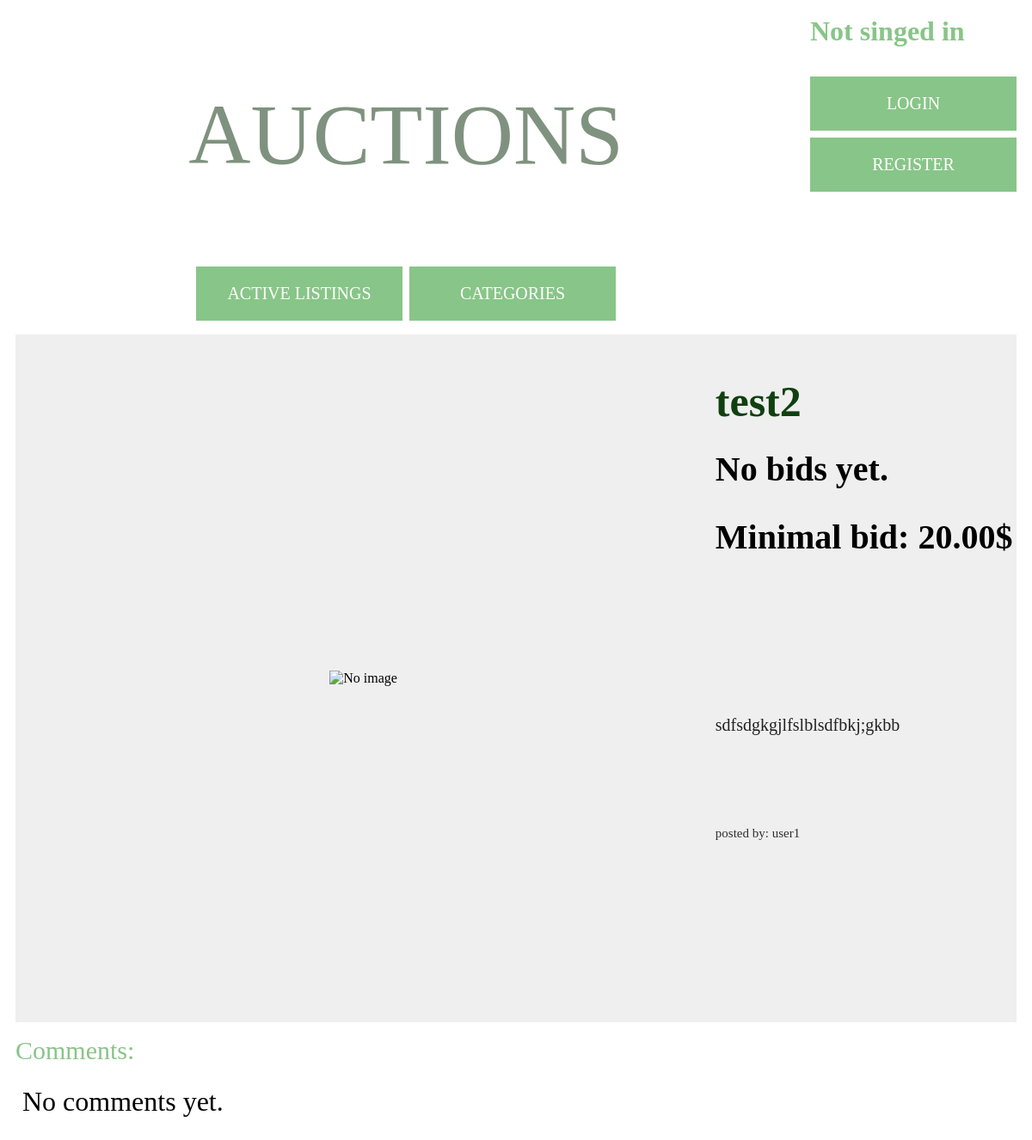
Screenshot of /listing/7 with the database file from the repository.
### auctions/models.py (models this page shows, shortened)
class Listing(models.Model):
    category = models.ForeignKey(Category, on_delete=models.CASCADE, related_name="listings", blank=True, null=True)
    owner = models.ForeignKey(User, on_delete=models.CASCADE, related_name="listings")
    watchers = models.ManyToManyField(User, blank=True, null=True, related_name="watchlist")
    starting_bid = models.DecimalField(max_digits=20, decimal_places=2)
    latest_bid = models.DecimalField(max_digits=20, decimal_places=2, blank=True, null=True)
    title = models.CharField(max_length=64)
    description = models.CharField(max_length=1024)
    image_url = models.CharField(max_length=1024, blank=True, null=True)
    active = models.BooleanField(default=True)
    buyer = models.ForeignKey(User, blank=True, on_delete=models.CASCADE, null=True)

class User(AbstractUser):
    pass

### auctions/views.py (the view, shortened to what this page needs)
# urls.py: path("listing/<int:id>", views.listing, name="listing"),
def listing(request, id):
    listing = Listing.objects.get(id=id)
    context = {
                    "comments" : listing.comments.all().order_by("-date"),
                    "comment_form" : CommentForm(),
                    "listing": listing,
                }
    context.update({
        "bid_form": BidForm()
    })
    return render(request, "auctions/listing.html", context)

### auctions/templates/auctions/listing.html (shortened to what this page needs)
{% extends "auctions/layout.html" %}
{% block body %}
        <div class="listing-page-listing">
            <div class="listing-page-listing-img-div">
                <img class="listing-page-listing-img" src="{{ listing.image_url }}" alt="No image">
            </div>
            <div class="listing-page-listing-content">
                <div class="listing-page-listing-title">{{ listing.title }}</div>
                {% if listing.active %}
                        {% if listing.latest_bid %}
                            <div class="listing-page-listing-price">
                                Latest bid: {{ listing.latest_bid }}$
                            </div>
                            <div></div>
                        {% else %}
                            <div class="listing-page-listing-price">
                                No bids yet.
                            </div>
                            <div class="listing-page-listing-price">
                                Minimal bid: {{ listing.starting_bid }}$
                            </div>
                        {% endif %}
                {% endif %}
                <div class="listing-page-listing-description">{{ listing.description }}</div>
                <div class="listing-page-listing-meta">posted by: {{ listing.owner }}</div>
            </div>
        </div>
        <div class="listing-page-comments-label">Comments:</div>
        {% for comment in comments %}
            <div class="listing-page-comment-container">
                <div class="listing-page-comment">
                    <div class="listing-page-comment-content"> {{ comment.content }}</div>
                    <div class="listing-page-comment-meta">posted by {{ comment.author }} on {{ comment.date }}</div>
                </div>
            </div>
        {% empty %}
            <div class="no-matches-message">No comments yet.</div>
        {% endfor %}
{% endblock %}

### auctions/static/auctions/styles.css (style rules this page uses)
body { padding: 10px; }
.listing-page-listing { display: flex; flex-direction: row; justify-content: space-around; background-color: #efefef; grid-column: span 3; }
.listing-page-listing-img-div { display: flex; justify-content: center; align-items: center; width: 800px; height: 800px; min-width: 600px; min-height: 600px; }
.listing-page-listing-img { max-width: 90%; max-height: 90%; }
.listing-page-listing-content { display: grid; grid-template-columns: 1fr; grid-template-rows: 1fr repeat(4, 2fr) 6fr 1fr 2fr 1fr 2fr; grid-gap: 1rem; align-items: center; }
.listing-page-listing-title { font-size: 50px; font-weight: 600; color: #104010; }
.listing-page-listing-price { font-size: 40px; font-weight: 700; color: black; }
.listing-page-listing-description { font-size: 20px; font-weight: 400; color: #202020; }
.listing-page-listing-meta { font-size: 15px; font-weight: 300; color: #303030; }
.listing-page-comments-label { font-size: 30px; font-weight: 400; color: #88c588; grid-column: span 2; }
.no-matches-message { grid-column: span 2; font-size: 2rem; padding: 0.5rem; }

### rows the page displays
Listing: title "test2", starting_bid "20.00", description "sdfsdgkgjlfslblsdfbkj;gkbb", owner "user1"
